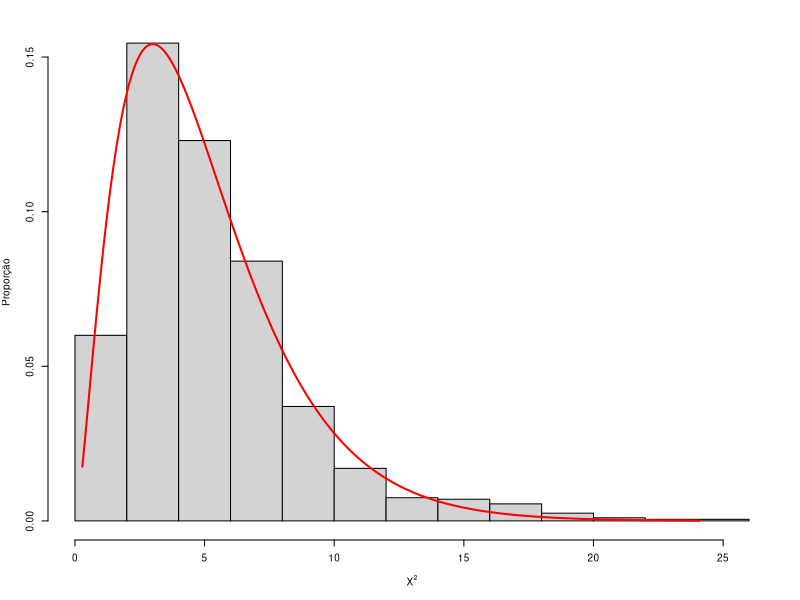

The R script that drew this image:
## ---- chunk 1
knitr::opts_chunk$set(echo = TRUE)
## ---- chunk 2
O <- c(229, 211, 93, 35, 7, 1)    # num. OBS. areas com 0, 1, 2, 3, 4 e 5+ bombas 
n <- sum(O)                       # num. de areas
k <- length(O)                    # num. de categorias
xbarra <- 535 / n                 # num. medio de bombas por area         
E <- 576 * c(dpois(0:4, xbarra), 1-ppois(4, xbarra))  # num. ESP. areas com ... bombas
## ---- chunk 3
## funcao para calcular a estatistica qui quadrado `X2`
X2 <- function(O) sum((O - E)^2 / E)
X2(O)       
## ---- chunk 4
## Geracao de possiveis amostras da `Poisson(xbarra)`
nsim <- 1000                                      # num. de simulacoes
amostrasMC <- replicate(nsim, rpois(n, xbarra))   # amostras simuladas
amostrasMC[amostrasMC > 5] <- 5                   # valores > 5 virarao 5 

## calculando a estatistica `X2` para todas as amostras MC geradas
# for(ii in 1:nsim) X2(table(factor(amostrasMC[,ii], 0:5)))
X2MC <- apply(amostrasMC, 2, function(xx) X2(table(factor(xx, 0:5))))
## ---- chunk 5
# histograma das estatisticas `X2`
par(mar=c(5, 4, 2, 2), cex=0.6)
hist(X2MC, main="", ylab="Proporção", xlab=expression(X^2), prob=TRUE)

# densidade teórica da dist. qui quadrado com k-1 g.l.
lines(X2MC[order(X2MC)], dchisq(X2MC[order(X2MC)], df=k-1), lwd=2, col="red")
